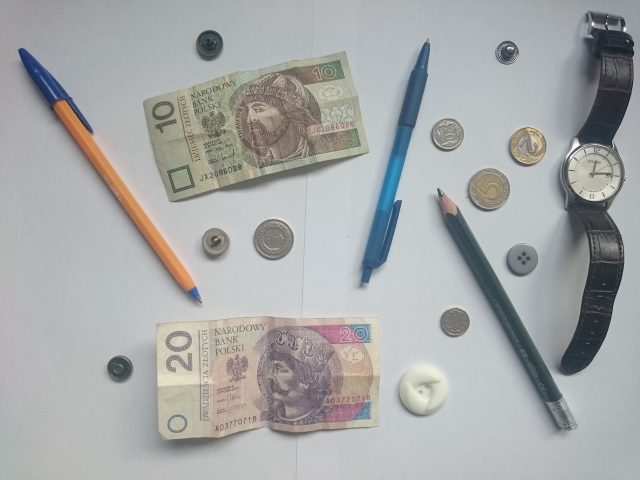
#> input picture samples/sample1.JPG, 1280 x 960 px, found by its file name (shown at 1/2 size); its folder holds only this picture in this run
$ python main.py   (older library calls are emulated)
#> lines starting #> are read from the running program, lines starting #| are printed output that depends on the picture; after the words box and inside, x2 and y2 are one past the last pixel; in counts of white or black regions, pixels touching at a corner belong together
import numpy as np
import cv2
import os
import math
import matplotlib.path as mplPath
from scipy.spatial import distance as dist

def is_in_rectangle(first, rectangle):
    rectangle = order_points(rectangle)
    rectanglePath = mplPath.Path(rectangle)
    result = rectanglePath.contains_points(first)
    count = 0
    for bl in result:
        if bl:
            count += 1
    if count > 2:
        return True
    return False

def order_points(pts):
    xSorted = pts[np.argsort(pts[:, 0]), :]
    leftMost = xSorted[:2, :]
    rightMost = xSorted[2:, :]
    leftMost = leftMost[np.argsort(leftMost[:, 1]), :]
    (tl, bl) = leftMost
    D = dist.cdist(tl[np.newaxis], rightMost, "euclidean")[0]
    (br, tr) = rightMost[np.argsort(D)[::-1], :]
    return np.array([tl, tr, br, bl], dtype="float32")

def rotateImage(image, angle, center):
    (h, w) = image.shape[:2]
    T = np.float32([[1, 0, w], [0, 1, h], [0, 0, 1]])
    R = cv2.getRotationMatrix2D((center[0]+w,center[1]+h), angle, 1.0)
    R = np.append(R, np.array([[0,0,1]]), axis=0)
    M = R.dot(T)
    M = M[:-1,:]
    rotated_image = cv2.warpAffine(image, M, (4 * w, 4 * h))
    return rotated_image

def crop_image(image, minAreaRect):
    (h, w) = image.shape[:2]
    rotate = rotateImage(image, minAreaRect[2],minAreaRect[0])
    return rotate[h + minAreaRect[0][1]- minAreaRect[1][1]//2 : h + minAreaRect[0][1] + minAreaRect[1][1]//2, w + minAreaRect[0][0] -  minAreaRect[1][0]//2 : w + minAreaRect[0][0] + minAreaRect[1][0]//2]

def avgs(color):
    color = color.astype(float)
    color[:,:,0][color[:,:,0] == 0] = np.nan
    color[:, :, 1][color[:, :, 1] == 0] = np.nan
    color[:, :, 2][color[:, :, 2] == 0] = np.nan

    return [math.ceil(np.nanmean(color[:,:,0])), math.ceil(np.nanmean(color[:,:,1])), math.ceil(np.nanmean(color[:,:,2]))]

def stds(color):
    color = color.astype(float)
    color[:, :, 0][color[:, :, 0] == 0] = np.nan
    color[:, :, 1][color[:, :, 1] == 0] = np.nan
    color[:, :, 2][color[:, :, 2] == 0] = np.nan

    return [math.ceil(np.nanstd(color[:, :, 0])), math.ceil(np.nanstd(color[:, :, 1])),
            math.ceil(np.nanstd(color[:, :, 2]))]

cv2.namedWindow('image')

dir = os.path.dirname(__file__)
imageNumber = 1
imageCount = 12

showImage = True

colorSpacesCount = 5
classNames = ['Dwadziescia zlotych','Dziesiec zlotych','Piec zlotych','Dwa zlote','Jeden zloty','Dwadziescia groszy','Dziesiec groszy']

data = np.load('data.npy')
#> (reads data.npy from the repository)
avgsMin = data[0]
avgsMax = data[1]
stdsMin = data[2]
stdsMax = data[3]

while(1):
    filename = dir + '/samples/sample' + str(imageNumber) + '.jpg'

    image = cv2.imread(filename)
#> image is the input picture: shape (960, 1280, 3); mean B, G, R 168.2, 168.6, 166.7
    image = cv2.resize(image,(1280,720))
#> image: shape (720, 1280, 3)
    ims = image.copy()

    blur = cv2.GaussianBlur(image, (25, 25), 0)

    gray = cv2.cvtColor(blur, cv2.COLOR_BGR2GRAY)
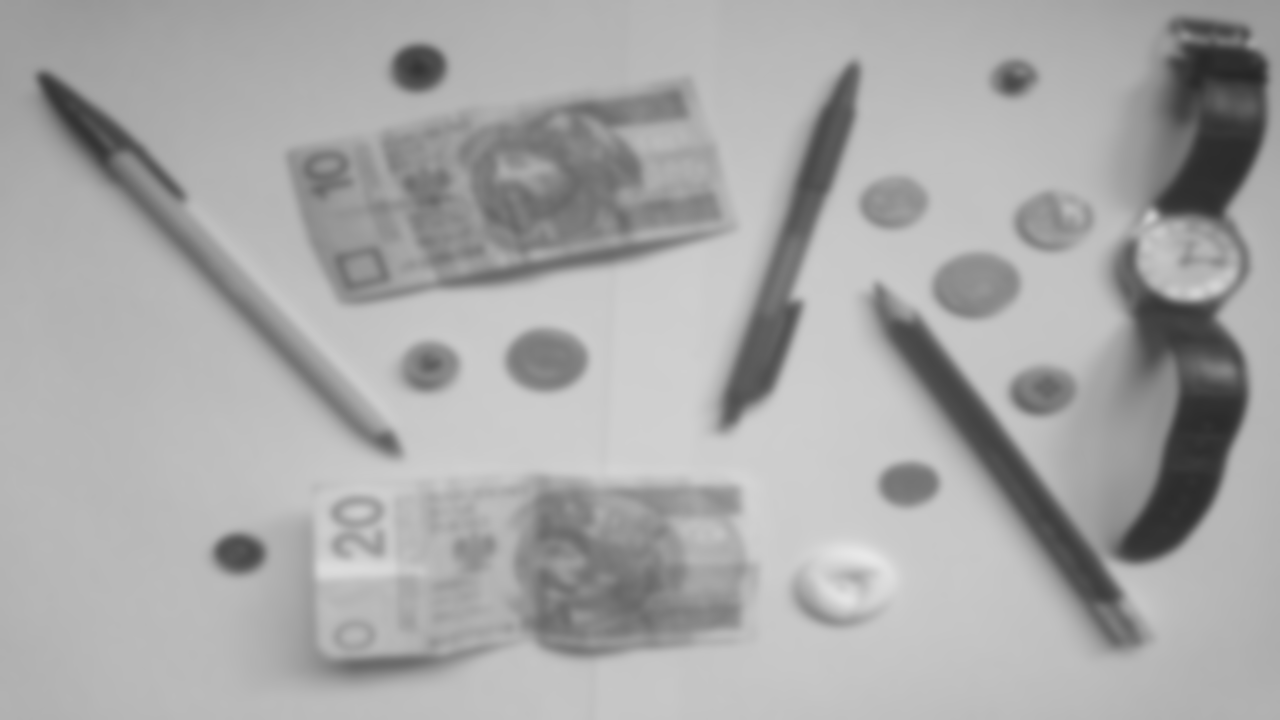
#> gray: shape (720, 1280); min 38, max 232, mean 168
    hsv = cv2.cvtColor(blur, cv2.COLOR_BGR2HSV)
#> hsv: shape (720, 1280, 3); mean H, S, V 83.6, 18.8, 173.3
    yuv = cv2.cvtColor(blur, cv2.COLOR_BGR2YUV)
#> yuv: shape (720, 1280, 3); mean of channels 0, 1, 2 168, 128.1, 126.7
    ycrcb = cv2.cvtColor(blur,cv2.COLOR_BGR2YCR_CB)
#> ycrcb: shape (720, 1280, 3); mean of channels 0, 1, 2 168, 127.1, 128.1
    hls = cv2.cvtColor(blur, cv2.COLOR_BGR2HLS)
#> hls: shape (720, 1280, 3); mean of channels 0, 1, 2 83.5, 167.8, 17.9

    thresh1 = cv2.Canny(blur[:, :, 0], 0,34)
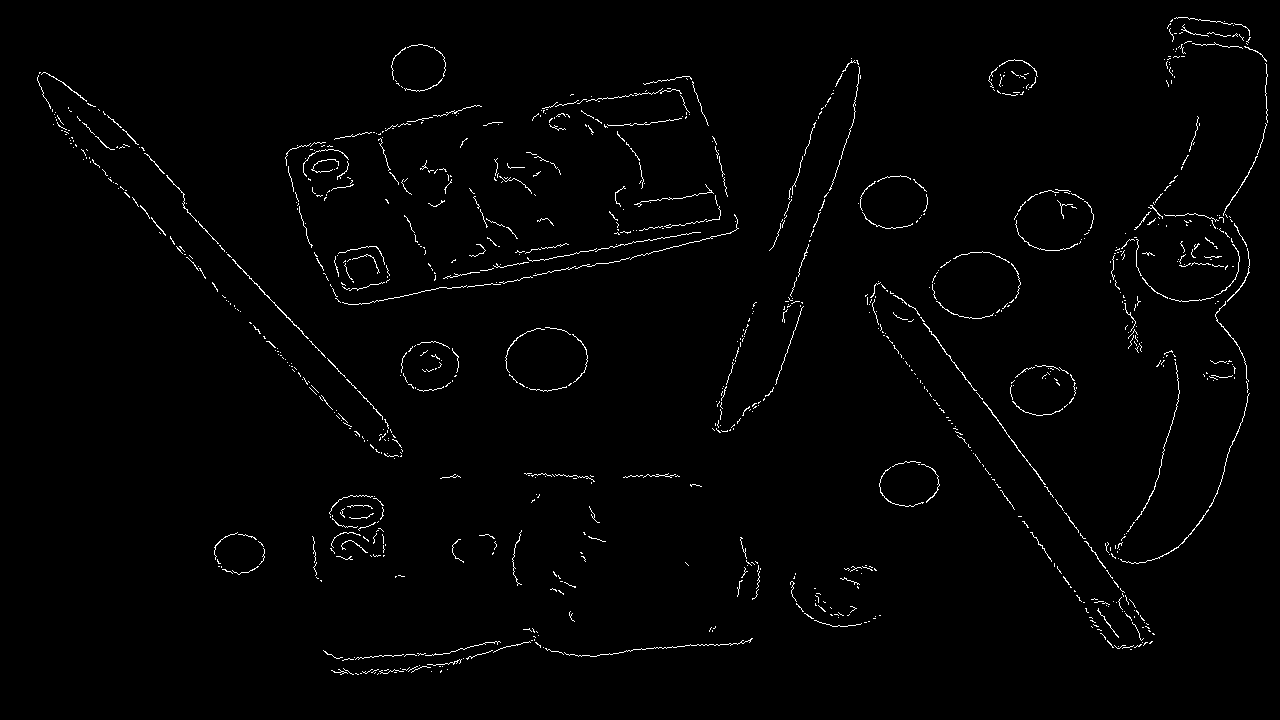
#> thresh1: shape (720, 1280); 1.4% white in thin lines or dots, all inside (x1, y1, x2, y2) = (37, 17, 1268, 675)
    thresh2 = cv2.Canny(blur[:, :, 1], 0,25)
#> thresh2: shape (720, 1280); 2% white in thin lines or dots, all inside (x1, y1, x2, y2) = (36, 17, 1268, 685)
    thresh3 = cv2.Canny(blur[:, :, 2], 0,24)
#> thresh3: shape (720, 1280); 1.9% white in thin lines or dots, all inside (x1, y1, x2, y2) = (36, 16, 1269, 685)
    thresh4 = cv2.Canny(hsv[:, :, 1], 0, 46)
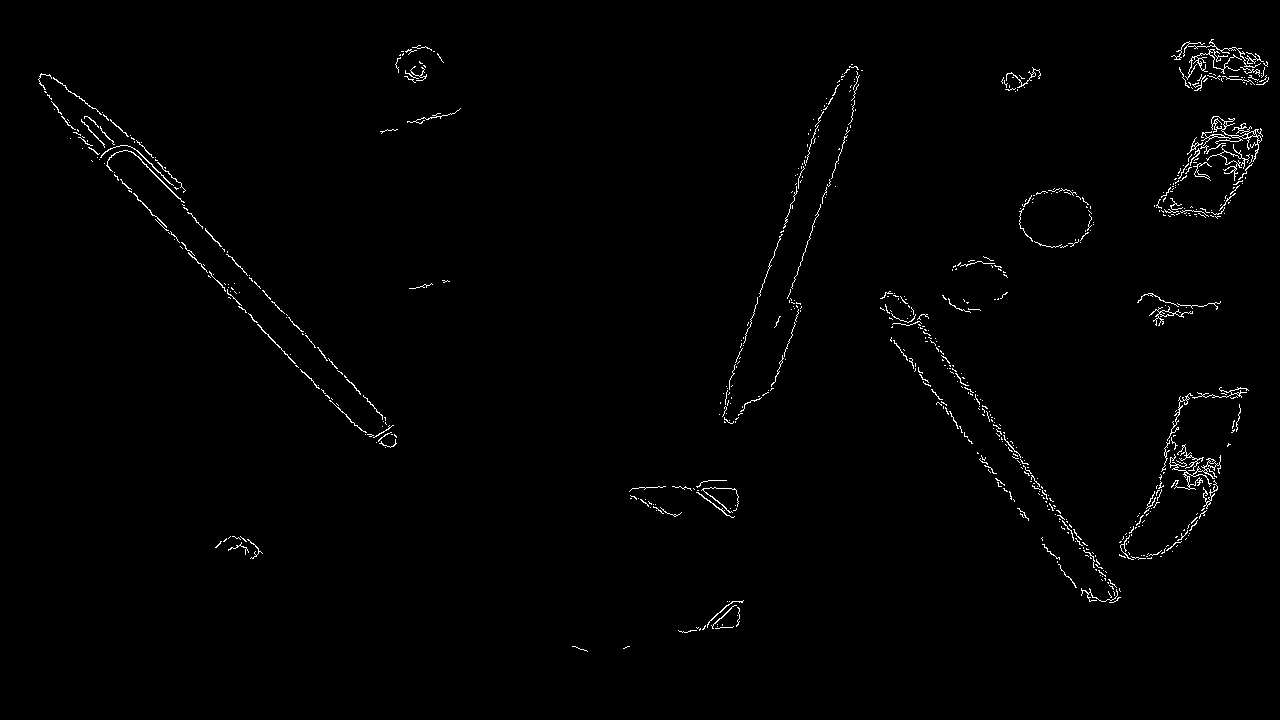
#> thresh4: shape (720, 1280); 1% white in thin lines or dots, all inside (x1, y1, x2, y2) = (38, 39, 1269, 652)
    thresh5 = cv2.Canny(hsv[:, :, 2], 0, 32)
#> thresh5: shape (720, 1280); 1.6% white in thin lines or dots, all inside (x1, y1, x2, y2) = (37, 17, 1268, 678)
    thresh6 = cv2.Canny(yuv[:, :, 0], 0, 22)
#> thresh6: shape (720, 1280); 2.5% white in thin lines or dots, all inside (x1, y1, x2, y2) = (36, 17, 1269, 685)
    thresh7 = cv2.Canny(yuv[:, :, 1], 0, 12)
#> thresh7: shape (720, 1280); 0.51% white in thin lines or dots, all inside (x1, y1, x2, y2) = (31, 63, 1097, 634)
    thresh8 = cv2.Canny(yuv[:, :, 2], 0, 27)
#> thresh8: shape (720, 1280); 0.3% white in thin lines or dots, all inside (x1, y1, x2, y2) = (102, 147, 919, 632)
    thresh9 = cv2.Canny(ycrcb[:,:,0],0,32)
#> thresh9: shape (720, 1280); 1.7% white in thin lines or dots, all inside (x1, y1, x2, y2) = (37, 17, 1269, 678)
    thresh10 = cv2.Canny(ycrcb[:, :, 1], 0, 13)
#> thresh10: shape (720, 1280); 0.87% white in thin lines or dots, all inside (x1, y1, x2, y2) = (37, 68, 1093, 660)
    thresh11 = cv2.Canny(ycrcb[:, :, 2], 0, 14)
#> thresh11: shape (720, 1280); 0.54% white in thin lines or dots, all inside (x1, y1, x2, y2) = (35, 63, 1095, 632)
    thresh12 = cv2.Canny(gray,0,32)
    thresh13 = cv2.Canny(hls[:, :, 1], 0, 29)
#> thresh13: shape (720, 1280); 2% white in thin lines or dots, all inside (x1, y1, x2, y2) = (37, 17, 1269, 683)

    thresh = thresh1 | thresh2 | thresh3 | thresh4 | \
             thresh5 | thresh6 | thresh7 | thresh8 | \
             thresh9 | thresh10 | thresh11 | thresh12 | thresh13
#> thresh: shape (720, 1280); 7% white in thin lines or dots, all inside (x1, y1, x2, y2) = (31, 16, 1269, 685)

    kernel = np.ones((10,10), np.uint8)
    thresh = cv2.morphologyEx(thresh, cv2.MORPH_CLOSE, kernel, iterations=1)
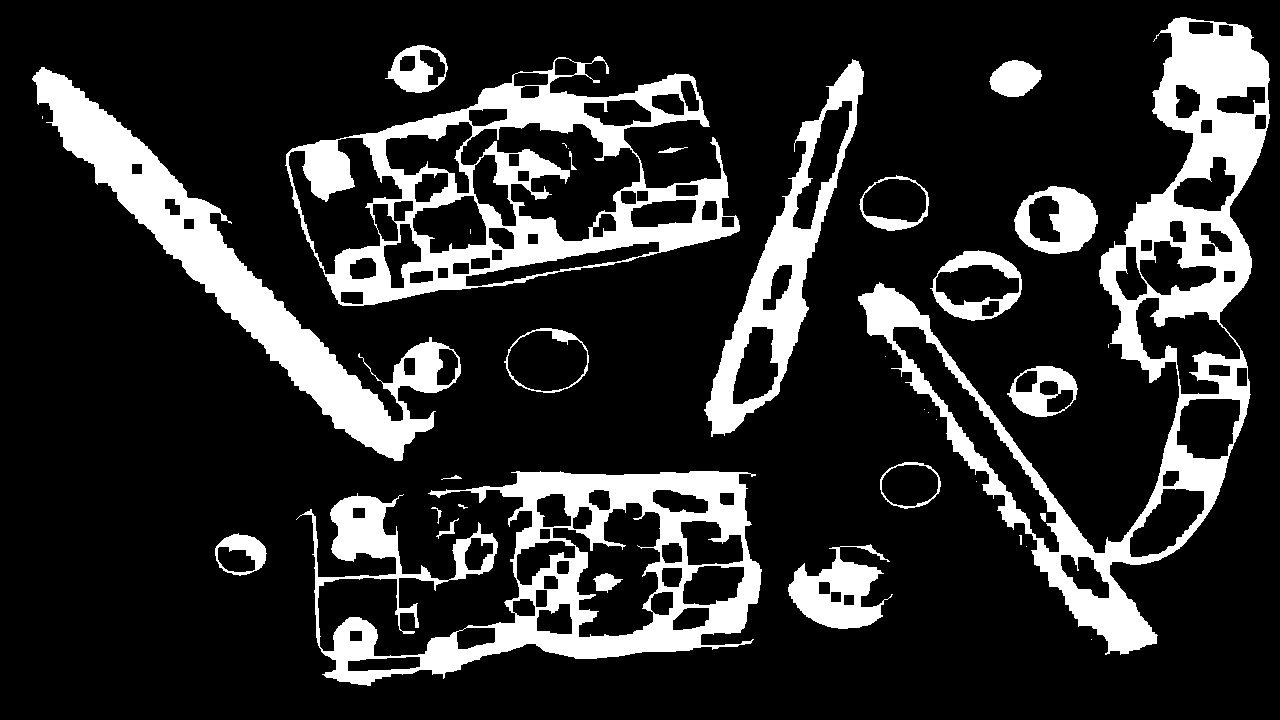
#> thresh: shape (720, 1280); 18% white; 36 white regions (12 under 20 px)

    cont_img = thresh.copy()
    _, contours, hierarchy = cv2.findContours(cont_img, cv2.RETR_TREE, cv2.CHAIN_APPROX_SIMPLE)
#> contours = 140 contours, 15 with area under 20; largest, box (x1, y1, x2, y2) and area: (858, 17, 1270, 655) 69602, (285, 56, 740, 306) 68110, (296, 471, 762, 686) 53292, (32, 67, 461, 461) 27294, (704, 59, 864, 437) 17842

    boxes = []
    rects = []

    for i in range(len(contours)):
        area = cv2.contourArea(contours[i])

        if area < 1000:
            continue
        if hierarchy[0][i][3] != -1:
            continue

        rect = cv2.minAreaRect(contours[i])
        box = cv2.boxPoints(rect)
        box = np.int0(box)
        boxes.append(box)
        rects.append(rect)
#> this loop made 140 passes
#> area on passes 4, 5, 6, 9, 10, 11, 16, 17, 18, 19, 20, 21: 119, 119, 152.5, 747, 67.5, 21.5, 867, 141, 706, 663.5, 874, 359.5
#> (area, rect, box) on passes 3, 8, 15, 41, 46, 52: (4522.5, ((839.6, 587.3), (103.4, 82.3), -4.76), [[791, 632], [784, 550], [887, 542], [894, 624]]), (1593.5, ((240.4, 553.8), (49.77, 42.15), -23.2), [[225, 582], [209, 544], [254, 524], [271, 563]]), (53292, ((533.3, 568.7), (461.2, 198), -6.15), [[314, 691], [293, 494], [751, 445], [773, 642]]), (2153, ((910, 485), (46, 60), -90), [[940, 508], [880, 508], [880, 462], [940, 462]]), (2604.5, ((1042, 391), (50, 70), -90), [[1077, 416], [1007, 416], [1007, 366], [1077, 366]]), (4136.5, ((546, 360), (64, 84), -90), [[588, 392], [504, 392], [504, 328], [588, 328]])
#> after the loop, boxes = 15 items; rects = 15 items

    for i in range(len(boxes)):
        flag = False
        for tmp_box in boxes:
            flag = False
            if (not np.array_equal(tmp_box, boxes[i])) and is_in_rectangle(boxes[i], tmp_box):
                flag = True
                break
        if not flag:
#> (the run stopped early here; a loop or call above may not have finished)
